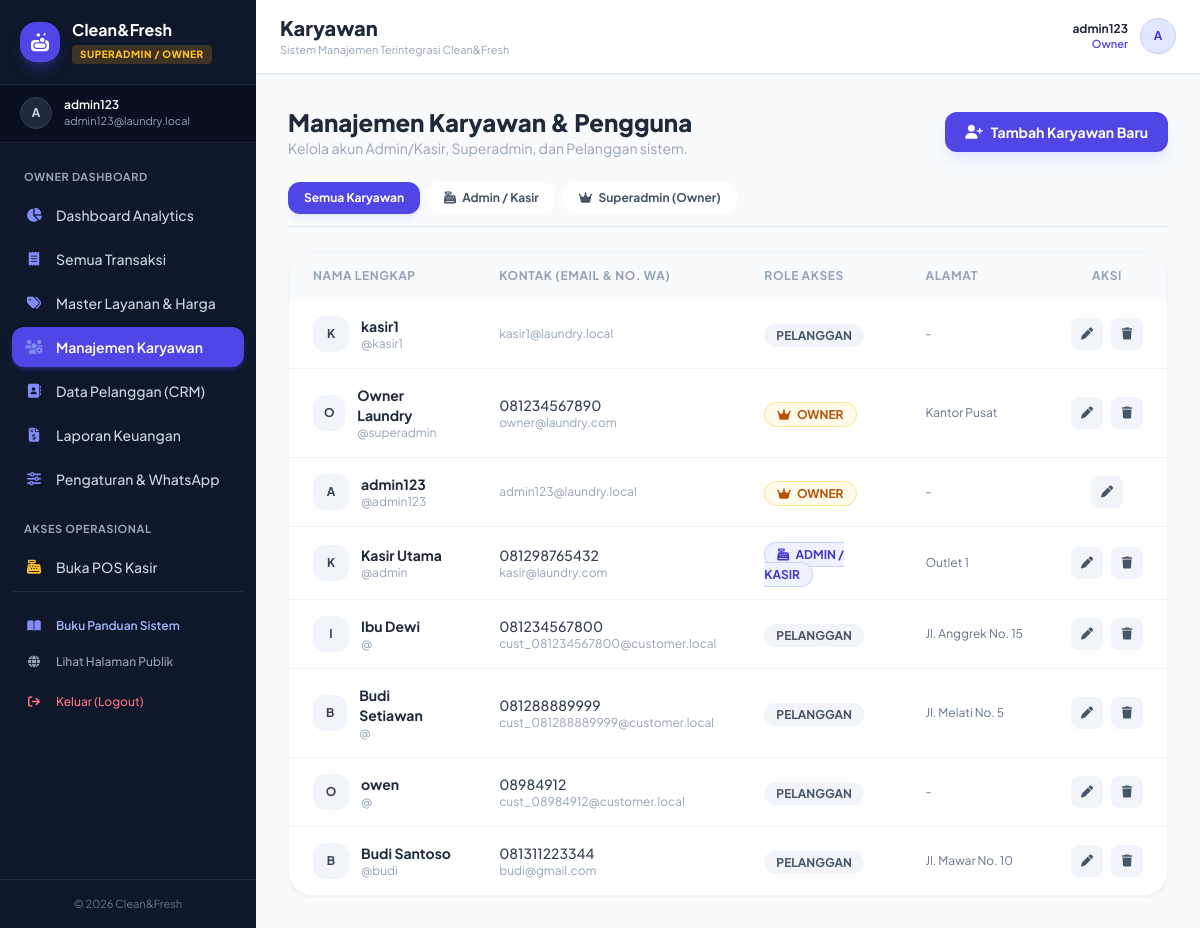
/superadmin/karyawan.php (signed in), run on the app's committed database.
### tables this page shows
CREATE TABLE `settings` (
  `id` int(11) NOT NULL,
  `nama_laundry` varchar(150) NOT NULL DEFAULT 'Clean&Fresh Laundry',
  `alamat` text DEFAULT NULL,
  `whatsapp` varchar(30) DEFAULT NULL,
  `logo` varchar(255) DEFAULT NULL,
  `wa_gateway_provider` varchar(50) DEFAULT 'manual',
  `wa_api_key` varchar(255) DEFAULT NULL,
  `wa_domain` varchar(255) DEFAULT 'https://api.fonnte.com',
  `wa_template_order` text DEFAULT NULL,
  `wa_template_ready` text DEFAULT NULL,
  `receipt_footer` text DEFAULT NULL,
  `schema_version` int(11) DEFAULT 1,
  `updated_at` datetime DEFAULT current_timestamp() ON UPDATE current_timestamp(),
  PRIMARY KEY (`id`)
);

CREATE TABLE `users` (
  `id` int(11) NOT NULL AUTO_INCREMENT,
  `name` varchar(150) NOT NULL,
  `email` varchar(150) DEFAULT NULL,
  `username` varchar(50) NOT NULL,
  `password` varchar(255) NOT NULL,
  `phone` varchar(30) DEFAULT NULL,
  `nama_lengkap` varchar(100) DEFAULT NULL,
  `role` enum('superadmin','admin','customer') NOT NULL DEFAULT 'admin',
  `address` text DEFAULT NULL,
  `created_at` datetime DEFAULT current_timestamp(),
  PRIMARY KEY (`id`),
  KEY `idx_users_role_phone` (`role`,`phone`)
);

### superadmin/karyawan.php (the view, shortened to what the rows shown need)
<?php
require_once '../includes/auth_check.php';
require_once '../layout/header.php';
$where = "";
$users_list = mysqli_query($conn, "SELECT * FROM users $where ORDER BY role ASC, id DESC");
?>
<div class="mb-6 flex flex-col sm:flex-row justify-between items-start sm:items-center gap-4">
    <div>
        <h1 class="text-2xl font-black text-slate-800">Manajemen Karyawan & Pengguna</h1>
    </div>
</div>
<div class="bg-white rounded-3xl shadow-sm border border-slate-100 overflow-hidden">
    <div class="overflow-x-auto custom-scrollbar">
        <table class="w-full text-left text-sm">
            <thead class="bg-slate-50 text-slate-400 text-xs uppercase font-bold tracking-wider">
                <tr>
                    <th class="px-6 py-4">Nama Lengkap</th>
                    <th class="px-6 py-4">Kontak (Email & No. WA)</th>
                    <th class="px-6 py-4">Role Akses</th>
                    <th class="px-6 py-4">Alamat</th>
                    <th class="px-6 py-4 text-center">Aksi</th>
                </tr>
            </thead>
            <tbody class="divide-y divide-slate-100">
                <?php while ($u = mysqli_fetch_assoc($users_list)): ?>
                <tr class="hover:bg-slate-50/70 transition">
                    <td class="px-6 py-4">
                        <div class="flex items-center gap-3">
                            <div class="w-9 h-9 rounded-xl bg-slate-100 text-slate-700 font-bold flex items-center justify-center uppercase text-xs">
                                <?= substr($u['name'] ?: 'U', 0, 1); ?>
                            </div>
                            <div>
                                <p class="font-bold text-slate-800"><?= htmlspecialchars($u['name']); ?></p>
                                <p class="text-xs text-slate-400">@<?= htmlspecialchars($u['username'] ?? '-'); ?></p>
                            </div>
                        </div>
                    </td>
                    <td class="px-6 py-4">
                        <p class="font-medium text-slate-700"><?= htmlspecialchars($u['phone']); ?></p>
                        <p class="text-xs text-slate-400"><?= htmlspecialchars($u['email'] ?? '-'); ?></p>
                    </td>
                    <td class="px-6 py-4">
                        <?php if ($u['role'] === 'superadmin'): ?>
                            <span class="px-3 py-1 rounded-full text-xs font-bold uppercase bg-amber-50 text-amber-700 border border-amber-200">
                                <i class="fas fa-crown mr-1"></i> Owner
                            </span>
                        <?php elseif ($u['role'] === 'admin'): ?>
                            <span class="px-3 py-1 rounded-full text-xs font-bold uppercase bg-indigo-50 text-indigo-700 border border-indigo-200">
                                <i class="fas fa-cash-register mr-1"></i> Admin / Kasir
                            </span>
                        <?php else: ?>
                            <span class="px-3 py-1 rounded-full text-xs font-bold uppercase bg-slate-100 text-slate-600">
                                Pelanggan
                            </span>
                        <?php endif; ?>
                    </td>
                    <td class="px-6 py-4 text-xs text-slate-500 max-w-xs truncate">
                        <?= htmlspecialchars($u['address'] ?? '-'); ?>
                    </td>
                    <td class="px-6 py-4 text-center">
                        <div class="flex items-center justify-center gap-2">
                            <button onclick='editUser(<?= json_encode($u); ?>)' class="w-8 h-8 rounded-lg bg-slate-100 hover:bg-indigo-50 text-slate-600 hover:text-indigo-600 transition flex items-center justify-center text-xs">
                                <i class="fas fa-pen"></i>
                            </button>
                            <?php if ($u['id'] != $_SESSION['user_id']): ?>
                                <a href="?hapus=<?= $u['id']; ?>" onclick="return confirm('Hapus akun <?= htmlspecialchars(addslashes($u['name'])); ?>?')" class="w-8 h-8 rounded-lg bg-slate-100 hover:bg-rose-50 text-slate-600 hover:text-rose-600 transition flex items-center justify-center text-xs">
                                    <i class="fas fa-trash"></i>
                                </a>
                            <?php endif; ?>
                        </div>
                    </td>
                </tr>
                <?php endwhile; ?>
            </tbody>
        </table>
    </div>
</div>
<?php require_once '../layout/footer.php'; ?>

### layout/header.php (shortened to what the rows shown need)
<?php
require_once __DIR__ . '/../config/database.php';
$sys_settings = get_settings($conn);
$user_role = $_SESSION['role'] ?? 'guest';
$current_page = basename($_SERVER['PHP_SELF']);
$current_dir = basename(dirname($_SERVER['PHP_SELF']));
?>
<!DOCTYPE html>
<html lang="id">
<head>
    <script src="https://cdn.tailwindcss.com"></script>
    <link rel="stylesheet" href="https://cdnjs.cloudflare.com/ajax/libs/font-awesome/6.4.0/css/all.min.css">
</head>
<body class="bg-slate-50 text-slate-800 antialiased min-h-screen flex flex-col md:flex-row" x-data="{ mobileMenu: false }">
    <aside id="sidebar"
           :class="mobileMenu ? 'translate-x-0 shadow-2xl' : '-translate-x-full md:translate-x-0'"
           class="fixed inset-y-0 left-0 z-50 w-72 md:w-64 bg-slate-900 text-slate-200 flex flex-col shrink-0 min-h-screen md:static transition-transform duration-300 ease-in-out no-print">
        <div class="p-5 border-b border-slate-800 flex items-center justify-between">
            <div class="flex items-center gap-3">
                <div>
                    <h1 class="font-bold text-white text-base leading-tight truncate w-36"><?= htmlspecialchars($sys_settings['nama_laundry']); ?></h1>
                    <span class="inline-block px-2 py-0.5 rounded text-[10px] font-black tracking-wider uppercase mt-0.5
                        <?= $user_role === 'superadmin' ? 'bg-amber-500/20 text-amber-400' : 'bg-indigo-500/20 text-indigo-400'; ?>">
                        <?= $user_role === 'superadmin' ? 'Superadmin / Owner' : 'Admin / Kasir'; ?>
                    </span>
                </div>
            </div>
        </div>
        <div class="px-5 py-3 bg-slate-950/40 border-b border-slate-800/80 flex items-center gap-3">
            <div class="w-8 h-8 rounded-full bg-slate-800 flex items-center justify-center text-slate-300 font-bold text-xs uppercase border border-slate-700">
            </div>
            <div class="overflow-hidden">
            </div>
        </div>
        <nav class="flex-1 px-3 py-4 space-y-1 overflow-y-auto text-sm font-medium">
            <?php if ($user_role === 'superadmin'): ?>
                <div class="text-[11px] font-bold uppercase text-slate-400 px-3 pt-2 pb-1 tracking-wider">Owner Dashboard</div>
                <a href="../superadmin/index.php" class="flex items-center gap-3 px-3 py-2.5 rounded-xl transition <?= ($current_page == 'index.php' && $current_dir == 'superadmin') ? 'bg-indigo-600 text-white font-semibold shadow-md shadow-indigo-600/30' : 'text-slate-300 hover:bg-slate-800 hover:text-white'; ?>">
                </a>
                <a href="../superadmin/transaksi.php" class="flex items-center gap-3 px-3 py-2.5 rounded-xl transition <?= ($current_page == 'transaksi.php') ? 'bg-indigo-600 text-white font-semibold shadow-md shadow-indigo-600/30' : 'text-slate-300 hover:bg-slate-800 hover:text-white'; ?>">
                </a>
                <a href="../superadmin/layanan.php" class="flex items-center gap-3 px-3 py-2.5 rounded-xl transition <?= ($current_page == 'layanan.php') ? 'bg-indigo-600 text-white font-semibold shadow-md shadow-indigo-600/30' : 'text-slate-300 hover:bg-slate-800 hover:text-white'; ?>">
                </a>
                <a href="../superadmin/karyawan.php" class="flex items-center gap-3 px-3 py-2.5 rounded-xl transition <?= ($current_page == 'karyawan.php') ? 'bg-indigo-600 text-white font-semibold shadow-md shadow-indigo-600/30' : 'text-slate-300 hover:bg-slate-800 hover:text-white'; ?>">
                </a>
                <a href="../superadmin/pelanggan.php" class="flex items-center gap-3 px-3 py-2.5 rounded-xl transition <?= ($current_page == 'pelanggan.php') ? 'bg-indigo-600 text-white font-semibold shadow-md shadow-indigo-600/30' : 'text-slate-300 hover:bg-slate-800 hover:text-white'; ?>">
                </a>
                <a href="../superadmin/laporan.php" class="flex items-center gap-3 px-3 py-2.5 rounded-xl transition <?= ($current_page == 'laporan.php') ? 'bg-indigo-600 text-white font-semibold shadow-md shadow-indigo-600/30' : 'text-slate-300 hover:bg-slate-800 hover:text-white'; ?>">
                </a>
                <a href="../superadmin/pengaturan.php" class="flex items-center gap-3 px-3 py-2.5 rounded-xl transition <?= ($current_page == 'pengaturan.php') ? 'bg-indigo-600 text-white font-semibold shadow-md shadow-indigo-600/30' : 'text-slate-300 hover:bg-slate-800 hover:text-white'; ?>">
                </a>
                <div class="text-[11px] font-bold uppercase text-slate-400 px-3 pt-4 pb-1 tracking-wider">Akses Operasional</div>
                <a href="../admin/pos.php" class="flex items-center gap-3 px-3 py-2.5 rounded-xl text-slate-300 hover:bg-slate-800 hover:text-white transition">
                </a>
            <?php endif; ?>
            <div class="pt-4 border-t border-slate-800 mt-4">
            </div>
        </nav>
        <div class="p-4 border-t border-slate-800 text-center text-[11px] text-slate-500">
            &copy; <?= date('Y'); ?> <?= htmlspecialchars($sys_settings['nama_laundry']); ?>
        </div>
    </aside>
    <main class="flex-1 flex flex-col min-w-0 w-full overflow-y-auto">
        <header id="top-bar" class="bg-white border-b border-slate-200 px-4 sm:px-6 py-3.5 flex items-center justify-between no-print sticky top-0 z-30 shadow-sm">
            <div class="flex items-center gap-3">
                <div>
                    <h2 class="font-extrabold text-slate-800 text-base sm:text-xl capitalize leading-tight">
                        <?php
                        $title = str_replace(['.php', '_'], ['', ' '], $current_page);
                        echo htmlspecialchars(ucwords($title));
                        ?>
                    </h2>
                    <p class="text-[11px] text-slate-400 hidden sm:block">Sistem Manajemen Terintegrasi <?= htmlspecialchars($sys_settings['nama_laundry']); ?></p>
                </div>
            </div>
        </header>
        <div class="p-3 sm:p-6 lg:p-8 flex-1 max-w-full overflow-x-hidden">

### data on the page
settings: nama_laundry "Clean&Fresh"
users: name "K", name "kasir1", username "kasir1", email "kasir1@laundry.local", role "PELANGGAN", address "-"
users: name "O", name "Owner Laundry", username "superadmin", phone "081234567890", email "owner@laundry.com", role "superadmin" (drawn), address "Kantor Pusat"
users: name "A", name "admin123", username "admin123", email "admin123@laundry.local", role "superadmin" (drawn), address "-"
users: name "K", name "Kasir Utama", username "admin", phone "081298765432", email "kasir@laundry.com", role "admin" (drawn), address "Outlet 1"
users: name "I", name "Ibu Dewi", phone "081234567800", email "cust_081234567800@customer.local", role "PELANGGAN", address "Jl. Anggrek No. 15"
users: name "B", name "Budi Setiawan", phone "081288889999", email "cust_081288889999@customer.local", role "PELANGGAN", address "Jl. Melati No. 5"
users: name "O", name "owen", phone "08984912", email "cust_08984912@customer.local", role "PELANGGAN", address "-"
users: name "B", name "Budi Santoso", username "budi", phone "081311223344", email "budi@gmail.com", role "PELANGGAN", address "Jl. Mawar No. 10"

### other printed values
substr($user_name, 0, 1) "A"
$user_name "admin123"
$_SESSION['email'] "admin123@laundry.local"
$title "Karyawan"
